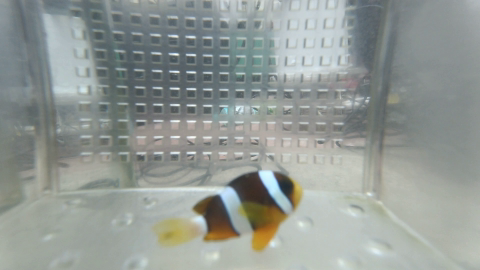
#> input picture Yolo_v3/dataset/train_image/fish1/img/00000271.png, 480 x 270 px, given in place of h3.mp4, which was not available
$ python hw14.py   (older library calls are emulated)
#> lines starting #> are read from the running program, lines starting #| are printed output that depends on the picture; after the words box and inside, x2 and y2 are one past the last pixel; in counts of white or black regions, pixels touching at a corner belong together; pictures that were not available may be replaced by others from this repository, and a replacement may not be noted
import cv2
import numpy as np

#從本地端抓取影片
vid_control = cv2.VideoCapture("h3.mp4")

#進入迴圈並判斷是否等於True
while vid_control.isOpened() == True:
  #影片的讀取
  vid_on,video = vid_control.read()
#> video is the input picture: shape (270, 480, 3); mean B, G, R 149.4, 153.6, 147
  #判斷 影片是否成功被讀取，如果判斷為True，就執行下面的程式
  if vid_on == True:
    #抓取影片中的藍色區塊(筆的部分)，把偏黃色的地方去掉
    video2 = cv2.inRange(video,(90,0,0),(255,70,100))
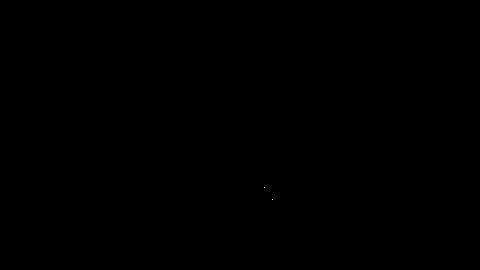
#> video2: shape (270, 480); 0% white in thin lines or dots, all inside (x1, y1, x2, y2) = (264, 187, 273, 200)
    #對影片做膨脹處理
    video2 = cv2.dilate(video2,np.ones((30,30)))
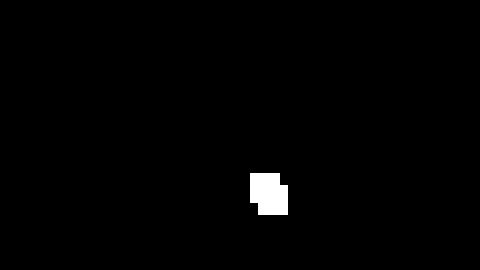
#> video2: shape (270, 480); 1.1% white; 1 white region
    #複製影片2的(像素，高、寬)
    video3 = video2.copy()
    #秀出影片2
    cv2.imshow("M1",video2)
    #取得輪廓
    a , b = cv2.findContours(video2,cv2.RETR_TREE,cv2.CHAIN_APPROX_NONE)
#> a = 1 contour; box (x1, y1, x2, y2) and area: (250, 173, 288, 215) 1326; b = [[-1, -1, -1, -1]]
    #繪製輪廓
    cv2.drawContours(video3, a, -1, (0,0,255), 1)
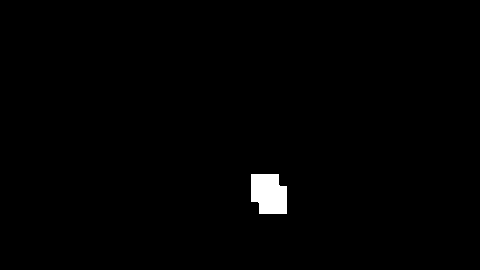
#> video3: shape (270, 480); 0.96% white; 1 white region, box (x1, y1, x2, y2) and area: (251, 174, 287, 214) 1250
    #設定d迴圈，範圍為a
    for d in a:
      #取得包覆d輪廓點的最小正矩形，X座標, Y座標, 寬度, 高度
      x, y, w, h = cv2.boundingRect(d)
      #繪製矩形(圖像變數(video), 矩形左上點(x+w), 矩形右下點(y+h), 顏色(紅), 線粗細3)
      cv2.rectangle(video, (x,y) , (x+w , y+h), (0,0,255), 3)
#> this loop made 1 pass
#> (x, y, w, h) on pass 1: (250, 173, 38, 42)
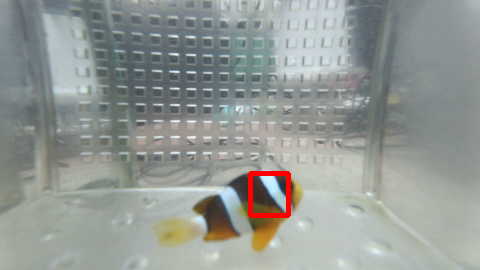
#> video: shape (270, 480, 3); 0.61% of pixels changed, all inside (x1, y1, x2, y2) = (248, 171, 291, 218)
      #秀出處理完後的影片
    cv2.imshow("M2",video)
    #影片偵數存入Key
    key = cv2.waitKey(33)
#> (key Esc is pressed here)
    #按任意鍵結束影片
    if key != -1:
      break
  else:
    break
#關閉所有視窗一定要有的東西
cv2.destroyAllWindows()


# while(cap.isOpened()):
#   # 讀取一幅影格
#   ret, frame = cap.read()

#   # 若讀取至影片結尾，則跳出
#   if ret == False:
#     break

#   # 模糊處理
#   blur = cv2.blur(frame, (4, 4))

#   # 計算目前影格與平均影像的差異值
#   diff = cv2.absdiff(avg, blur)

#   # 將圖片轉為灰階
#   gray = cv2.cvtColor(diff, cv2.COLOR_BGR2GRAY)

#   # 篩選出變動程度大於門檻值的區域
#   ret, thresh = cv2.threshold(gray, 25, 255, cv2.THRESH_BINARY)

#   # 使用型態轉換函數去除雜訊
#   kernel = np.ones((5, 5), np.uint8)
#   thresh = cv2.morphologyEx(thresh, cv2.MORPH_OPEN, kernel, iterations=2)
#   thresh = cv2.morphologyEx(thresh, cv2.MORPH_CLOSE, kernel, iterations=2)

#   # 產生等高線
#   cntImg, cnts, _ = cv2.findContours(thresh.copy(), cv2.RETR_EXTERNAL, cv2.CHAIN_APPROX_SIMPLE)

#   for c in cnts:
#     # 忽略太小的區域
#     if cv2.contourArea(c) < 2500:
#       continue

#     # 偵測到物體，可以自己加上處理的程式碼在這裡...

#     # 計算等高線的外框範圍
#     (x, y, w, h) = cv2.boundingRect(c)

#     # 畫出外框
#     cv2.rectangle(frame, (x, y), (x + w, y + h), (0, 255, 0), 2)

#   # 畫出等高線（除錯用）
#   cv2.drawContours(frame, cnts, -1, (0, 255, 255), 2)

#   # 顯示偵測結果影像
#   cv2.imshow('frame', frame)

$ run again, on Yolo_v3/dataset/train_image/fish1/img/00000800.png
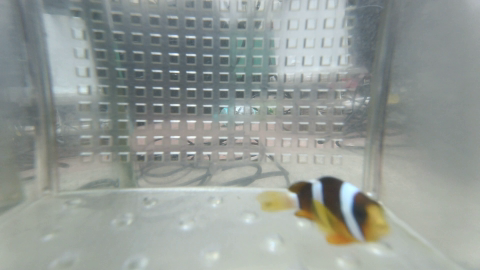
#> input picture Yolo_v3/dataset/train_image/fish1/img/00000800.png, 480 x 270 px, given in place of h3.mp4, which was not available
#> video is the input picture: shape (270, 480, 3); mean B, G, R 150.8, 155, 148.2
#> `video2 = cv2.dilate(video2,np.ones((30,30)))`:
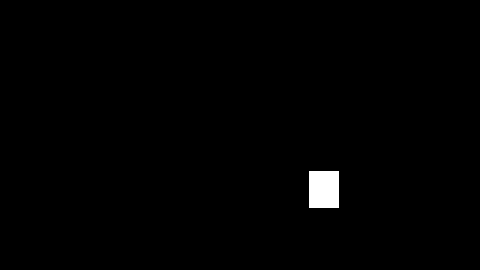
#> video2: shape (270, 480); 0.86% white; 1 white region
#> a = 1 contour; box (x1, y1, x2, y2) and area: (309, 171, 339, 208) 1044; b = [[-1, -1, -1, -1]]
#> video3: shape (270, 480); 0.76% white; 1 white region, box (x1, y1, x2, y2) and area: (310, 172, 338, 207) 980
#> the loop `for d in a:` made 1 pass
#> (x, y, w, h) on pass 1: (309, 171, 30, 37)
#> after the loop `for d in a:`:
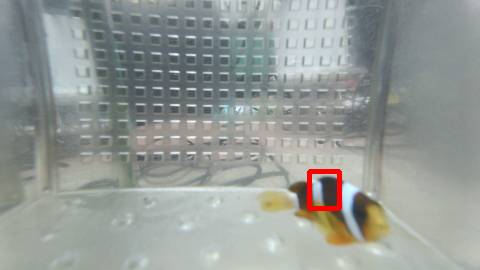
#> video: shape (270, 480, 3); 0.51% of pixels changed, all inside (x1, y1, x2, y2) = (307, 169, 342, 211)
